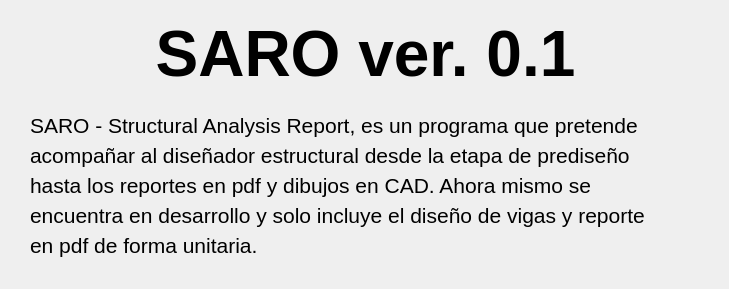
<?xml version="1.0" encoding="UTF-8"?>
<ui version="4.0">
 <class>AcercaDIVI</class>
 <widget class="QMainWindow" name="AcercaDIVI">
  <property name="geometry">
   <rect>
    <x>0</x>
    <y>0</y>
    <width>729</width>
    <height>289</height>
   </rect>
  </property>
  <property name="windowTitle">
   <string>Acerca de SARO</string>
  </property>
  <widget class="QWidget" name="centralwidget">
   <widget class="QLabel" name="label">
    <property name="geometry">
     <rect>
      <x>30</x>
      <y>0</y>
      <width>671</width>
      <height>111</height>
     </rect>
    </property>
    <property name="text">
     <string>&lt;html&gt;&lt;head/&gt;&lt;body&gt;&lt;p align=&quot;center&quot;&gt;&lt;span style=&quot; font-size:48pt; font-weight:600;&quot;&gt;SARO ver. 0.1&lt;/span&gt;&lt;/p&gt;&lt;/body&gt;&lt;/html&gt;</string>
    </property>
   </widget>
   <widget class="QLabel" name="label_2">
    <property name="geometry">
     <rect>
      <x>30</x>
      <y>110</y>
      <width>671</width>
      <height>31</height>
     </rect>
    </property>
    <property name="text">
     <string>&lt;html&gt;&lt;head/&gt;&lt;body&gt;&lt;p&gt;&lt;span style=&quot; font-size:16pt;&quot;&gt;SARO - Structural Analysis Report, es un programa que pretende&lt;/span&gt;&lt;/p&gt;&lt;/body&gt;&lt;/html&gt;</string>
    </property>
   </widget>
   <widget class="QLabel" name="label_3">
    <property name="geometry">
     <rect>
      <x>30</x>
      <y>140</y>
      <width>671</width>
      <height>31</height>
     </rect>
    </property>
    <property name="text">
     <string>&lt;html&gt;&lt;head/&gt;&lt;body&gt;&lt;p&gt;&lt;span style=&quot; font-size:16pt;&quot;&gt;acompañar al diseñador estructural desde la etapa de prediseño&lt;/span&gt;&lt;/p&gt;&lt;/body&gt;&lt;/html&gt;</string>
    </property>
   </widget>
   <widget class="QLabel" name="label_4">
    <property name="geometry">
     <rect>
      <x>30</x>
      <y>170</y>
      <width>671</width>
      <height>31</height>
     </rect>
    </property>
    <property name="text">
     <string>&lt;html&gt;&lt;head/&gt;&lt;body&gt;&lt;p&gt;&lt;span style=&quot; font-size:16pt;&quot;&gt;hasta los reportes en pdf y dibujos en CAD. Ahora mismo se &lt;/span&gt;&lt;/p&gt;&lt;/body&gt;&lt;/html&gt;</string>
    </property>
   </widget>
   <widget class="QLabel" name="label_5">
    <property name="geometry">
     <rect>
      <x>30</x>
      <y>200</y>
      <width>671</width>
      <height>31</height>
     </rect>
    </property>
    <property name="text">
     <string>&lt;html&gt;&lt;head/&gt;&lt;body&gt;&lt;p&gt;&lt;span style=&quot; font-size:16pt;&quot;&gt;encuentra en desarrollo y solo incluye el diseño de vigas y reporte &lt;/span&gt;&lt;/p&gt;&lt;/body&gt;&lt;/html&gt;</string>
    </property>
   </widget>
   <widget class="QLabel" name="label_6">
    <property name="geometry">
     <rect>
      <x>30</x>
      <y>230</y>
      <width>671</width>
      <height>31</height>
     </rect>
    </property>
    <property name="text">
     <string>&lt;html&gt;&lt;head/&gt;&lt;body&gt;&lt;p&gt;&lt;span style=&quot; font-size:16pt;&quot;&gt;en pdf de forma unitaria.&lt;/span&gt;&lt;/p&gt;&lt;/body&gt;&lt;/html&gt;</string>
    </property>
   </widget>
  </widget>
 </widget>
 <resources/>
 <connections/>
</ui>
